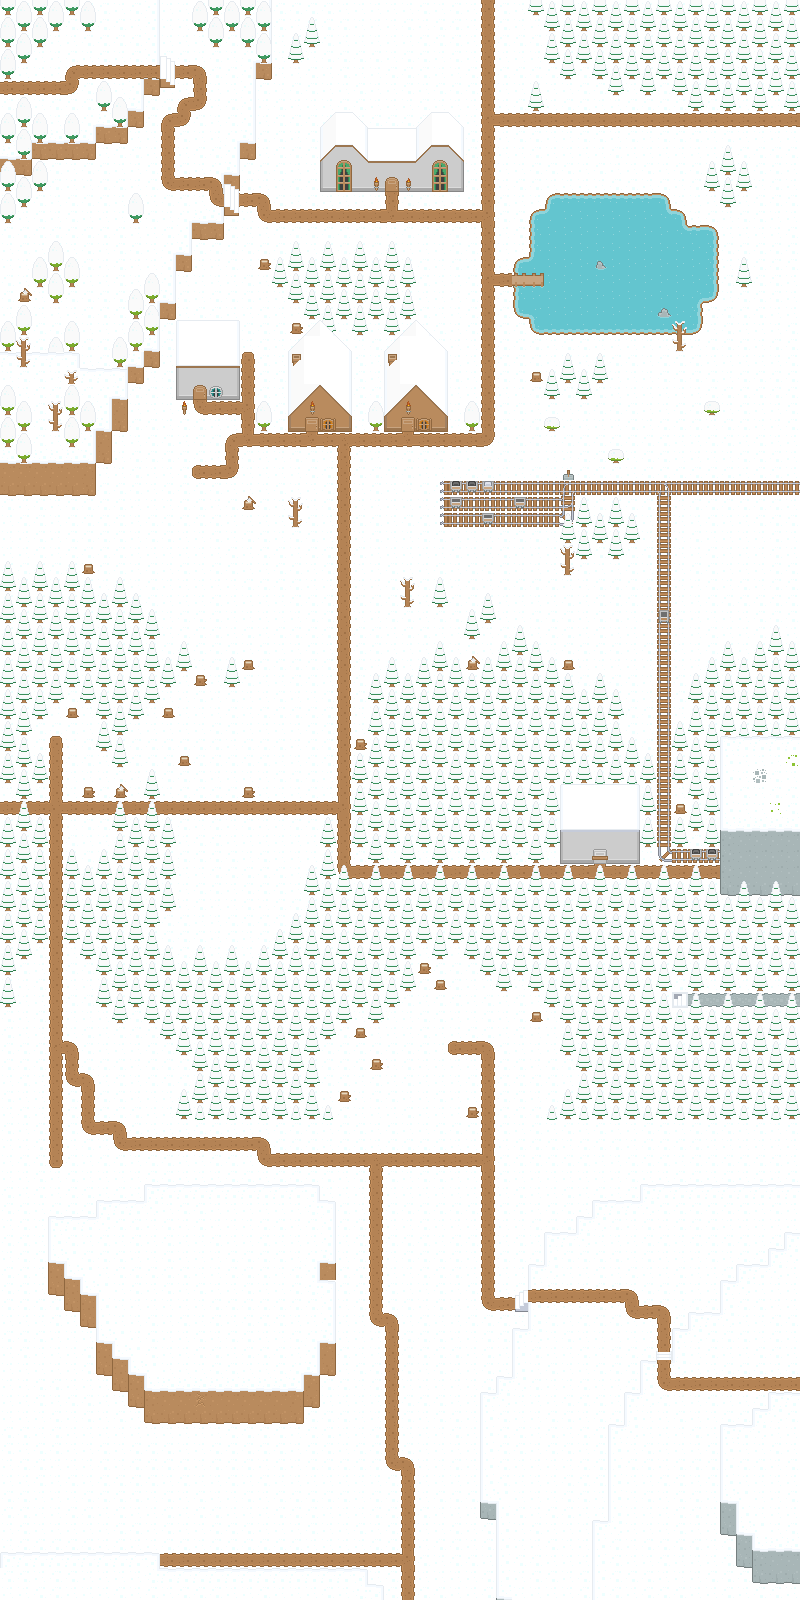

A 2D game scene composited from a Tiled map and its tileset images. What follows is a short description and the map's XML, with each tile layer's data collapsed to a summary:
An orthogonal 50x100 tile map with 16x16 px tiles, 7 tile layers (Ground Terrain, Ground Overlay, Deco0, Deco1, ...).

<map version="1.5" tiledversion="1.7.2" orientation="orthogonal" renderorder="right-down" width="50" height="100" tilewidth="16" tileheight="16" infinite="0" nextlayerid="8" nextobjectid="1">
 <tileset firstgid="1" source="roguelikeSheet.tsx" />
 <layer id="1" name="Ground Terrain" width="50" height="100">
  <data>[5000 cells, 5000 non-empty, 17 distinct tile ids]</data>
 </layer>
 <layer id="2" name="Ground Overlay" width="50" height="100">
  <data>[5000 cells, 680 non-empty, 52 distinct tile ids]</data>
 </layer>
 <layer id="3" name="Deco0" width="50" height="100">
  <data>[5000 cells, 827 non-empty, 51 distinct tile ids]</data>
 </layer>
 <layer id="4" name="Deco1" width="50" height="100">
  <data>[5000 cells, 41 non-empty, 26 distinct tile ids]</data>
 </layer>
 <layer id="7" name="Deco2" width="50" height="100" offsetx="0" offsety="8">
  <data>[5000 cells, 16 non-empty, 6 distinct tile ids]</data>
 </layer>
 <layer id="5" name="Above0" width="50" height="100">
  <data>[5000 cells, 714 non-empty, 36 distinct tile ids]</data>
 </layer>
 <layer id="6" name="Above1" width="50" height="100">
  <data>[5000 cells, 2 non-empty, 1 distinct tile ids]</data>
 </layer>
</map>
